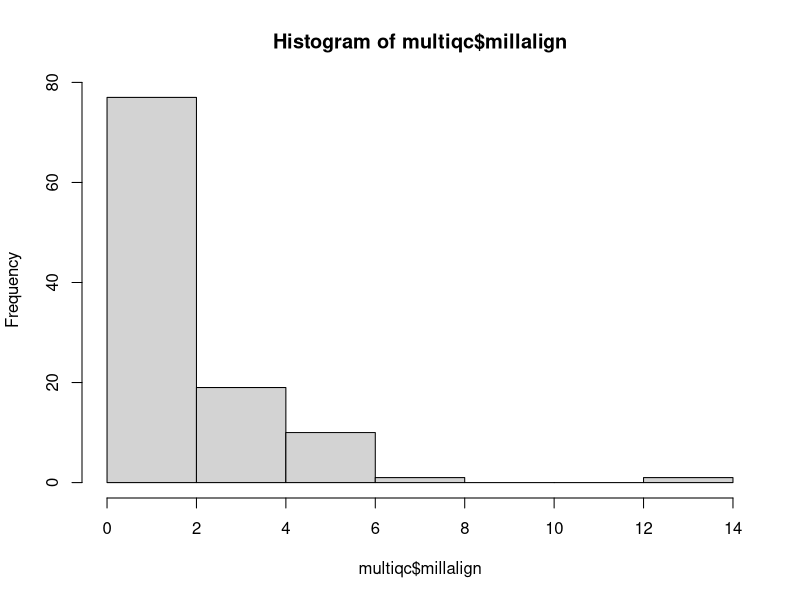
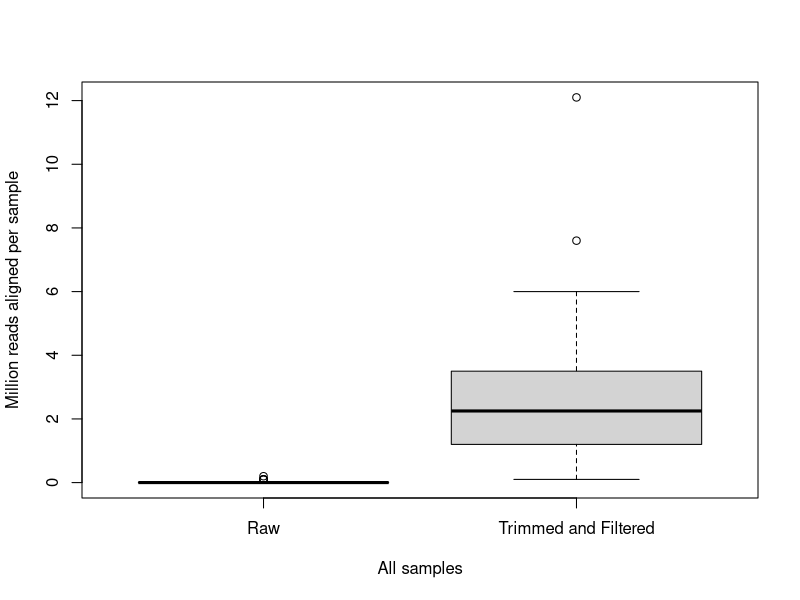
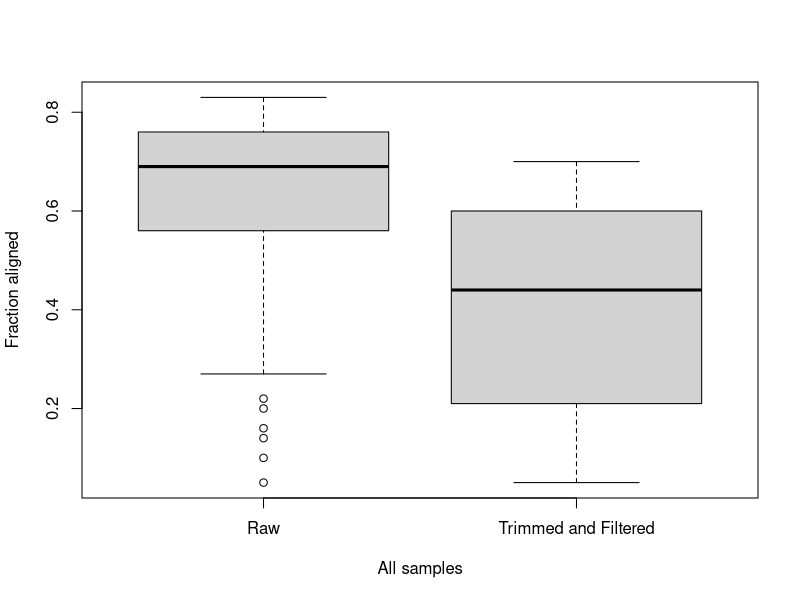
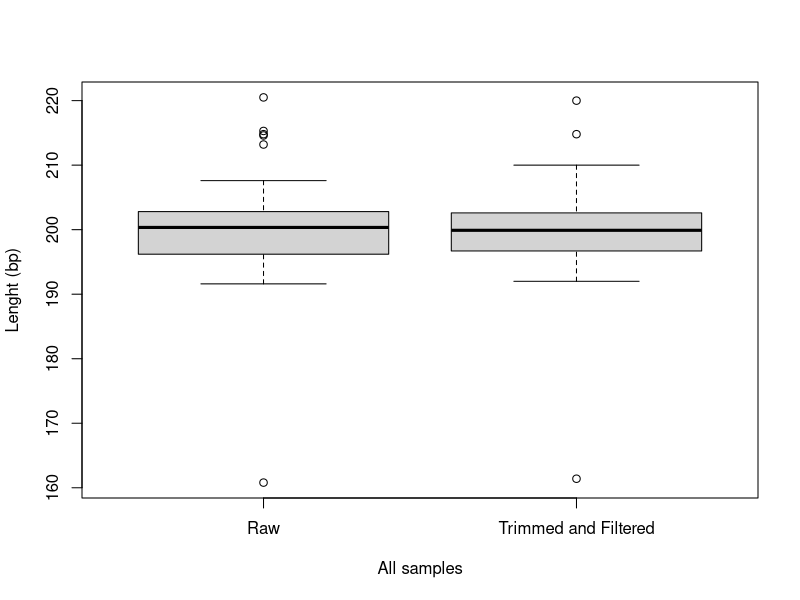

Recreate these plots in R, in order. (Note: this script raises an error after producing the figures.)
## ---- chunk 1
library("dplyr") ## for filtering and selecting rows
library("plyr")  ## for renmaing factors
library("reshape2") ##  for melting dataframe
knitr::opts_chunk$set(fig.path = '../figures/02a_KallistoGather/') # set output file for figures 
## ---- chunk 2

multiqc <- read.csv(file = "../data/multiqc_report_0407.csv")
summary(multiqc)
levels(multiqc$QC) <- c("raw", "filtrim")
# mean 2.2 million reads alligned per sample. max 3.3 min 0.4
hist(multiqc$millalign)

boxplot(multiqc$millalign ~ multiqc$QC,
        xlab = "All samples",
        names = c("Raw", "Trimmed and Filtered"),
        ylab = "Million reads aligned per sample")

boxplot(multiqc$fracalign ~ multiqc$QC,
        xlab = "All samples",
        names = c("Raw", "Trimmed and Filtered"),
        ylab = "Fraction aligned")

boxplot(multiqc$bp ~ multiqc$QC,
        xlab = "All samples",
        names = c("Raw", "Trimmed and Filtered"),
        ylab = "Lenght (bp)")
## ---- chunk 3
setwd("../data/rnaseq/04_kallistoquant/")
## this will create lists of all the samples
kallistoDirs = dir(".")
kallistoDirs = kallistoDirs[!grepl("\\.(R|py|pl|sh|xlsx?|txt|tsv|csv|org|md|obo|png|jpg|pdf)$",
kallistoDirs, ignore.case=TRUE)]

kallistoFiles = paste0(kallistoDirs, "/abundance.tsv")
names(kallistoFiles) = kallistoDirs
if(file.exists(kallistoFiles))
  kallistoData = lapply(
  kallistoFiles,
  read.table,
  sep = "\t",
  row.names = 1,
  header = TRUE
)

## this for loop uses the reduce function to make two data frame with counts or tpm from all the samples
ids = Reduce(f=union, x=lapply(kallistoData, rownames))
if (all(sapply(kallistoData, function(x) {all(rownames(x)==ids)}))) {
  count = data.frame(
    id = ids,
    sapply(kallistoData, function(x) {x$est_counts}),
    check.names = FALSE,
    stringsAsFactors = FALSE
)
  tpm = data.frame(
    id = ids,
    sapply(kallistoData, function(x) {x$tpm}),
    check.names = FALSE,
    stringsAsFactors = FALSE
)
}
## ---- chunk 4
## make a dataframe with the parts of the gene id as columns
geneids <- count[c(1)] 
geneids$ENSMUST <- sapply(strsplit(as.character(geneids$id),'\\|'), "[", 1)
geneids$ENSMUSG <- sapply(strsplit(as.character(geneids$id),'\\|'), "[", 2)
geneids$OTTMUSG <- sapply(strsplit(as.character(geneids$id),'\\|'), "[", 3)
geneids$OTTMUST <- sapply(strsplit(as.character(geneids$id),'\\|'), "[", 4)
geneids$transcript <- sapply(strsplit(as.character(geneids$id),'\\|'), "[", 5)
geneids$gene <- sapply(strsplit(as.character(geneids$id),'\\|'), "[", 6)
geneids$length <- sapply(strsplit(as.character(geneids$id),'\\|'), "[", 7)
geneids$structure1 <- sapply(strsplit(as.character(geneids$id),'\\|'), "[", 8)
geneids$structure2 <- sapply(strsplit(as.character(geneids$id),'\\|'), "[", 9)
geneids$structure3 <- sapply(strsplit(as.character(geneids$id),'\\|'), "[", 10)
geneids$transcript_lenght <- as.factor(paste(geneids$transcript, geneids$length, sep="_"))

# tpm to tpmbygene
tpmbygene <-  full_join(geneids, tpm) # merge tpm and genids
tpmbygene <- tpmbygene[-c(1:6,8:12)]   ## keep gene name and tpm for samples)
tpmbygene <- melt(tpmbygene, id=c("gene")) ## lenghten 
tpmbygene <- dcast(tpmbygene, gene ~ variable, value.var= "value", fun.aggregate=mean) #then widen by sum
row.names(tpmbygene) <- tpmbygene$gene ## make gene the row name
tpmbygene[1] <- NULL ## make gene the row name
tpmbygene <- round(tpmbygene) #round all value to nearest 1s place


# count to countbygene
countbygene <- full_join(geneids, count) # merge count and genids
countbygene <- countbygene[-c(1:6,8:12)]   ## rkeep gene name and counts for samples)
countbygene <- melt(countbygene, id=c("gene")) ## lenghten 
countbygene  <- dcast(countbygene, gene ~ variable, value.var= "value", fun.aggregate=sum) #then widen by sum
row.names(countbygene) <- countbygene$gene ## make gene the row name
countbygene[1] <- NULL ## make gene the row name
countbygene <- round(countbygene) #round all value to nearest 1s place
## ---- chunk 5
## remove samples that never produced quality reads
savesamples <- colnames(countbygene)
kallistosamples <- tidysamples %>%
  filter(RNAseqID %in% savesamples) %>% droplevels()

## remove outlier samples
kallistosamples <- kallistosamples %>%
  filter(RNAseqID != "146C-CA3-4", RNAseqID != "16-116D") # two outliters
savecols <- as.character(kallistosamples$RNAseqID) #selects all good samples
savecols <- as.vector(savecols) # make it a vector

countbygene <- countbygene %>% select(one_of(savecols)) # keep good samples
count <- count %>% select(one_of(savecols)) # keep good samples
tpm <- tpm %>% select(one_of(savecols)) # keep good samples
tpmbygene <- tpmbygene %>% select(one_of(savecols)) # keep good samples

summary(kallistosamples)
## ---- chunk 6
write.csv(countbygene, "../data/rnaseq/countbygene.csv", row.names=T)
write.csv(tpmbygene, "../data/rnaseq/tpmbygene.csv", row.names=T)
write.csv(geneids, "../data/rnaseq/geneids.csv", row.names=FALSE)
write.csv(kallistosamples, "../data/rnaseq/kallistosamples.csv", row.names=FALSE)
## ---- chunk 7
sessionInfo()
